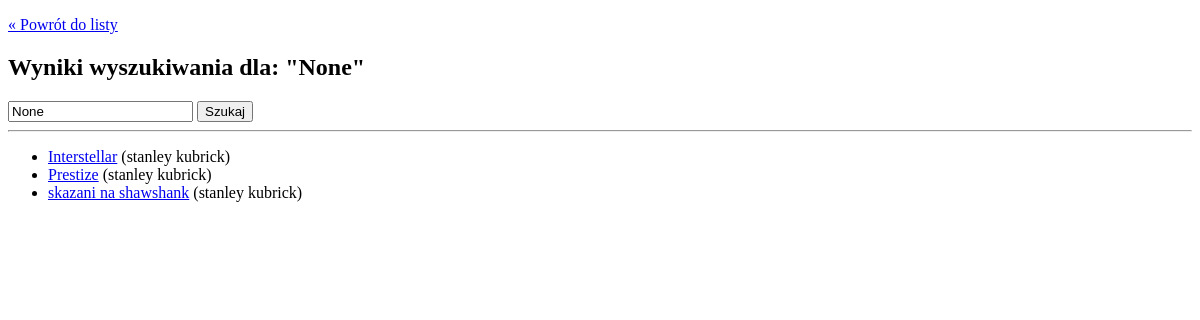
/wypozyczalnia_filmow/html/filmy/szukaj/, run on an earlier commit of the app's database.
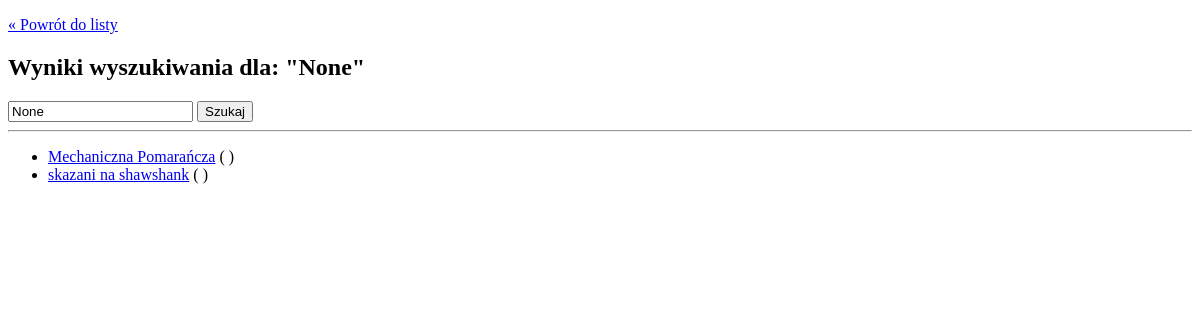
And on a later commit of the database.
### wypozyczalnia_filmow/models.py (models this page shows, shortened)
class Film(models.Model):
    tytul = models.CharField(max_length=168)
    miesiac_premiery = models.IntegerField(choices=MIESIACE.choices, default=MIESIACE.Styczeń)
    format_filmu = models.CharField(max_length=1, choices=FORMAT_FILMU, default='D')
    rezyser = models.ForeignKey(Rezyser, null=True, blank=True, on_delete=models.SET_NULL)
    gatunek = models.ForeignKey(Gatunek, null=True, blank=True, on_delete=models.SET_NULL)
    dostepne_kopie = models.PositiveIntegerField(default=1)
    class Meta:
        ordering = ['tytul']
        verbose_name = "Film"
        verbose_name_plural = "Filmy"
        constraints = [
            models.CheckConstraint(condition=models.Q(dostepne_kopie__gte=0), name='kopie_nieujemne'),
        ]

class Rezyser(models.Model):
    imie = models.CharField(max_length=50)
    nazwisko = models.CharField(max_length=50)
    kraj = models.CharField(max_length=2, help_text="Kod kraju, np. PL, US, GB")
    class Meta:
        ordering = ['nazwisko', 'imie']
        verbose_name = "Reżyser"
        verbose_name_plural = "Reżyserzy"
        constraints = [
            UniqueConstraint(fields=['imie', 'nazwisko'], name='unique_rezyser_name')
        ]

### wypozyczalnia_filmow/views.py (the view)
# urls.py: path('html/filmy/szukaj/', views.film_search, name='film-search-html'),
def film_search(request):
    query = request.GET.get('q')
    if query:
        filmy = Film.objects.filter(tytul__icontains=query)
    else:
        filmy = Film.objects.all()
    return render(request, 'wypozyczalnia_filmow/film/search.html', {'filmy': filmy, 'query': query})

### wypozyczalnia_filmow/templates/wypozyczalnia_filmow/film/search.html (shortened to what this page needs)
<!DOCTYPE html>
<html lang="pl">
<head>
</head>
<body>
    <p><a href="{% url 'film-list-html' %}">« Powrót do listy</a></p>
    <h2>Wyniki wyszukiwania dla: "{{ query }}"</h2>
    <form method="GET" action="{% url 'film-search-html' %}">
        <input type="text" name="q" value="{{ query }}" placeholder="Wpisz tytuł...">
        <button type="submit">Szukaj</button>
    </form>
    <hr>
    <ul>
        {% for f in filmy %}
            <li>
                <a href="{% url 'film-detail-html' f.id %}">{{ f.tytul }}</a>
                ({{ f.rezyser.imie }} {{ f.rezyser.nazwisko }})
            </li>
        {% empty %}
            <li>Nie znaleziono filmów pasujących do zapytania.</li>
        {% endfor %}
    </ul>
</body>
</html>

What changed in the data, as far as the page shows it:
removed Film: tytul "Interstellar", rezyser.imie "stanley", rezyser.nazwisko "kubrick"
changed Film: tytul "Prestize" → "Mechaniczna Pomarańcza"; rezyser.imie "stanley" → (not shown); rezyser.nazwisko "kubrick" → (not shown)
changed Film "skazani na shawshank": rezyser.imie "stanley" → (not shown); rezyser.nazwisko "kubrick" → (not shown)
